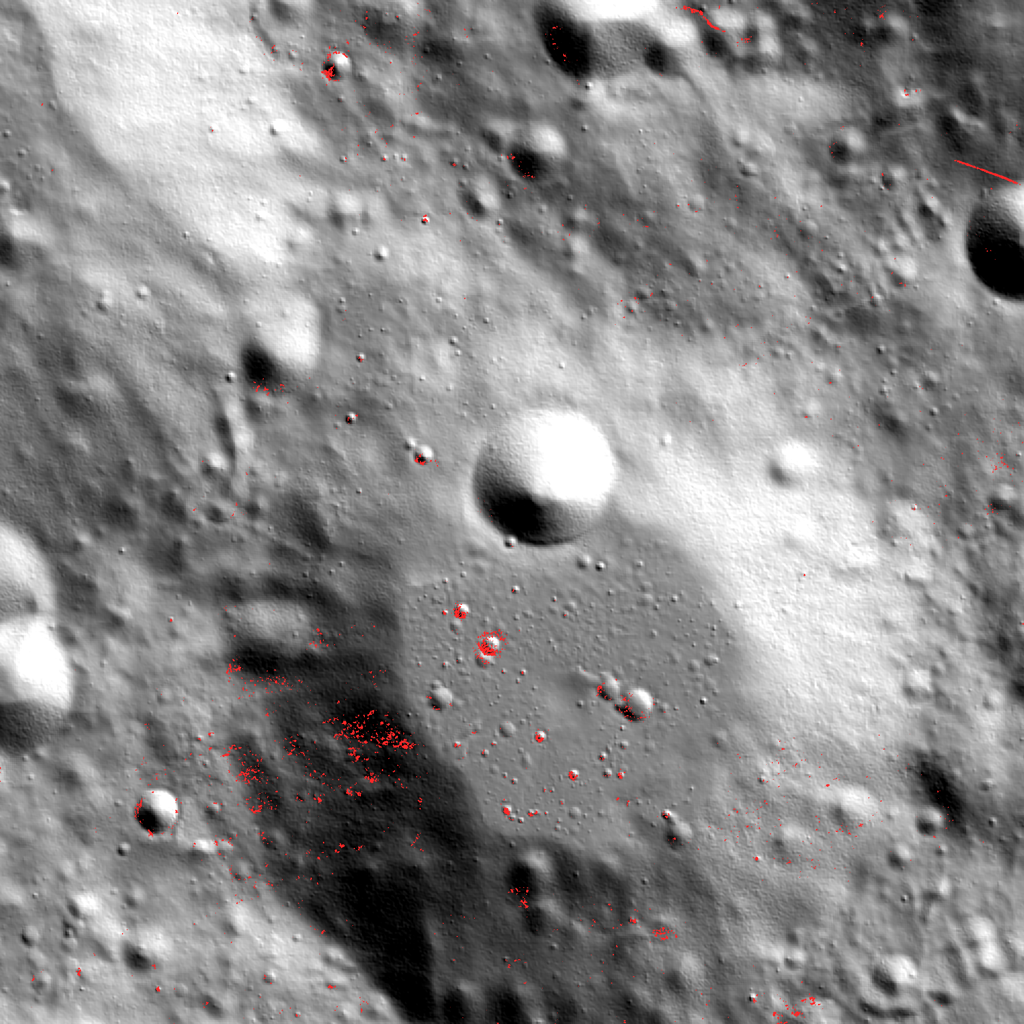

Generate this figure with Python:
import numpy as np, rasterio
from PIL import Image

with rasterio.open("faustini_dem_clip.tif") as s:
    dem = s.read(1)
with rasterio.open("faustini_cpr_clip.tif") as s:
    cpr = s.read(1)

dy, dx = np.gradient(np.nan_to_num(dem, nan=np.nanmean(dem)), 25)
shade = np.clip(0.5 + (dx - dy) * 0.5, 0, 1)        # simple relief shading
g = (shade * 255).astype("uint8")
rgb = np.stack([g, g, g], -1)
hot = np.isfinite(cpr) & (cpr > 1)
rgb[hot] = [255, 40, 40]
Image.fromarray(rgb).resize((1024, 1024)).save("preview_overlay.png")
print("CPR>1 pixels:", int(hot.sum()))
